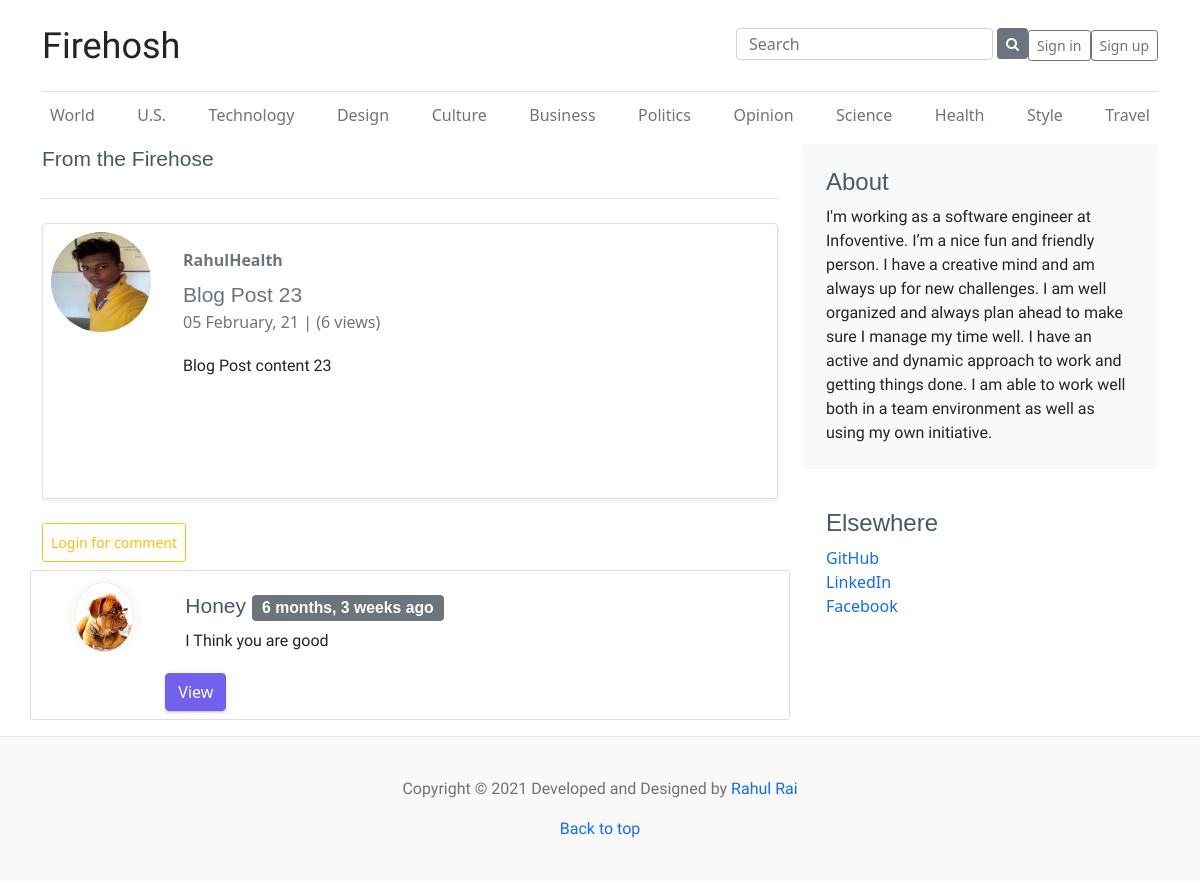
Page /post/20/ on the committed database.
### main/models.py (models this page shows, shortened)
class Post(models.Model):
    author = models.ForeignKey(User, on_delete=models.CASCADE)
    title = models.CharField(max_length=200, null=True)
    content = RichTextField(blank=True, null=True)
    date_posted = models.DateTimeField(default=timezone.now, null=True)
    slug = models.SlugField()
    views = models.IntegerField(default=0, null=True)
    category = models.ForeignKey(Category, on_delete=models.CASCADE)
    def save(self, *args,**kwargs) :
        self.slug = slugify(self.title)
        return super().save(*args,**kwargs)
    class Meta:
        ordering = ['-id']

class Category(models.Model):
    name = models.CharField(max_length=200, null=True)
    date_created = models.DateTimeField(default=timezone.now, null=True)
    def __str__(self):
        return self.name

class Comment(models.Model):
    post = models.ForeignKey(Post, on_delete=models.CASCADE)
    user = models.ForeignKey(User, on_delete=models.CASCADE)
    comment = models.CharField(max_length=200, null=True)
    time = models.DateTimeField(default=timezone.now, null=True)
    parent = models.ForeignKey(
        'self', related_name="rahul", on_delete=models.CASCADE, null=True, blank=True)

### users/models.py (models this page shows, shortened)
class Profile(models.Model):
    user = models.OneToOneField(User, on_delete=models.CASCADE)
    image = models.ImageField(default="default.png",
                              upload_to='profile_pics', null=True)
    bio = models.CharField(
        default=" It provides a way to assign permissions to specific users and groups of users.", max_length=200, null=True)
    date_created = models.DateTimeField(default=timezone.now, null=True)

### main/views.py (the view)
# urls.py: path('post/<str:pk>/', views.postDetail, name="post-detail"),
def postDetail(request, pk):
    post = get_object_or_404(Post, pk=pk)
    post.views += 1
    post.save()
    comments = post.comment_set.filter(parent=None)
    replies = post.comment_set.filter().exclude(parent=None)
    replyDict = {}
    for reply in replies:
        if reply.parent.id in replyDict:
            replyDict[reply.parent.id].append(reply)
        else:
            replyDict[reply.parent.id] = [reply]
    context = {
        'post': post,
        'comments': comments,
        'replies': replyDict,
    }
    return render(request, 'post_detail.html', context)

### main/filters/extras.py (called while the page is built)
@register.filter(name="get_val")
def get_val(dict, key):
    return dict.get(key)

### main/templates/post_detail.html (shortened to what this page needs)
{% extends 'base.html' %}
{% block navbar %}
{% include 'header.html' %}
{% endblock navbar %}
{% load humanize %}
{% load extras %}
{% block main %}
<div class="row">
  <div class="col-md-8">
    <h3 class="pb-4 mb-4 font-italic border-bottom">
      From the Firehose
    </h3>
    <div class="row g-0  border rounded overflow-hidden flex-md-row mb-4 shadow-sm h-md-200 position-relative">
      <div class="col-auto d-none m-2 d-lg-block ">
        <img src="{{post.author.profile.image.url}}" width="100px" height="100px" class="rounded-circle align-self-end"
          alt="">
      </div>
      <div class="col p-4 d-flex flex-column position-static">
        <div class="d-flex">
          <a href='{% url "post-user" post.author %}'
            class="float-left mb-2 text-secondary"><strong>{{post.author|title}}</strong></a>
          <a href='{% url "post-category" post.category %}'
            class="float-left ml-2 mb-2 text-secondary"><strong>{{post.category|title}}</strong></a>
        </div>
        <h3 class="mb-0"><a href="#" class="text-secondary">{{post.title}}</a></h3>
        <div class="mb-1 text-muted">{{post.date_posted|date:'d F, y'}} | ({{post.views}} views)</div>
        <p class="card-text ">{{post.content|safe}}</p>
      </div>
    </div>
    {% if request.user.is_authenticated %}
      <div class="shadow p-3 mb-2 bg-white rounded">
        <h3>Comment : ({{comments.count}}) </h3>
        <form action="{% url 'comment' post.id %}" method="post">
          {% csrf_token %}
          <div class="mb-3">
            <input type="text" name="comment" class="form-control border-none border-bottom" id="exampleFormControlInput1"
              placeholder="Add your public comment!"required>
            <input type="hidden" name="parentid" value="">
            <input type="submit" value="Comment" class="btn mt-3 btn-sm btn-outline-info">
          </div>
        </form>
      </div>
    {% else %}
    <a href="{% url 'login' %}" class="btn mb-2 p-2 btn-sm btn-outline-warning">Login for comment</a>
    {% endif %}
    {% for comment in comments %}
    <div class="row pl-3 pr-3">
      <div class="card mb-3">
        <div class="row g-0">
          <div class="col-md-2 d-flex justify-content-center p-2">
            <img src="{{comment.user.profile.image.url}}" class="rounded-circle" alt="..." width="75" height="75">
          </div>
          <div class="col-md-10">
            <div class="card-body">
              <h3 class="card-title">{{comment.user|title}} <span
                  class="badge bg-secondary">{{comment.time|naturaltime}}</span></h3>
              <p class="card-text">{{comment.comment}}</p>
            </div>
              <button class="btn btn-primary mb-2" type="button" data-bs-toggle="collapse" data-bs-target="#collapseExample{{comment.id}}" aria-expanded="false" aria-controls="collapseExample{{comment.id}}">
                  View
              </button>
          </div>
        </div>
      </div>
    </div>
    {% endfor %}
  </div>
  <div class="col-md-4">
    <div class="p-4 mb-3 bg-light rounded">
      <h4 class="font-italic">About</h4>
      <p class="mb-0">I'm working as a software engineer at Infoventive. I’m a nice fun and friendly person. I have a creative mind and am always up for new challenges. I am well organized and always plan ahead to make sure I manage my time well. I have an active and dynamic approach to work and getting things done. I am able to work well both in a team environment as well as using my own initiative. </p>
    </div>
    <div class="p-4">
      <h4 class="font-italic">Elsewhere</h4>
      <ol class="list-unstyled">
        <li><a href="https://github.com/rahulraifzb" target="blank">GitHub</a></li>
        <li><a href="https://www.linkedin.com/in/rahulraifzb" target="blank">LinkedIn</a></li>
        <li><a href="https://www.facebook.com/Rahulraifzb/" target="blank">Facebook</a></li>
      </ol>
    </div>
  </div>
</div>
</main>
{% endblock main %}

### static/css/style.css (style rules this page uses)
html, body { height: 100%; }
h1,h2,h3,h4,h5,h6,p { font-family: 'Quintessential', cursive; }
a { text-decoration:none; }

### static/css/profile.css (style rules this page uses)
.card-body { -ms-flex: 1 1 auto; flex: 1 1 auto; padding: 1.25rem }
h3 { line-height: 30px; font-size: 21px }
.btn-primary, .btn-primary.disabled { background: #7460ee; border: 1px solid #7460ee; -webkit-box-shadow: 0 2px 2px 0 rgba(116, 96, 238, 0.14), 0 3px 1px -2px rgba(116, 96, 238, 0.2), 0 1px 5px 0 rgba(116, 96, 238, 0.12); box-shadow: 0 2px 2px 0 rgba(116, 96, 238, 0.14), 0 3px 1px -2px rgba(116, 96, 238, 0.2), 0 1px 5px 0 rgba(116, 96, 238, 0.12); -webkit-transition: 0.2s ease-in; -o-transition: 0.2s ease-in; transition: 0.2s ease-in }
h1, h2, h3, h4, h5, h6 { color: #455a64; font-family: "Poppins", sans-serif; font-weight: 400 }
p { margin-top: 0; margin-bottom: 1rem }

### rows in the picture
Post: author.profile.image (picture), author "Rahul", category "Health", title "Blog Post 23", date_posted "05 February, 21", views "6", content "Blog Post content 23"
Comment: user.profile.image (placeholder picture), user "Honey", time "6 months, 3 weeks ago", comment "I Think you are good"
